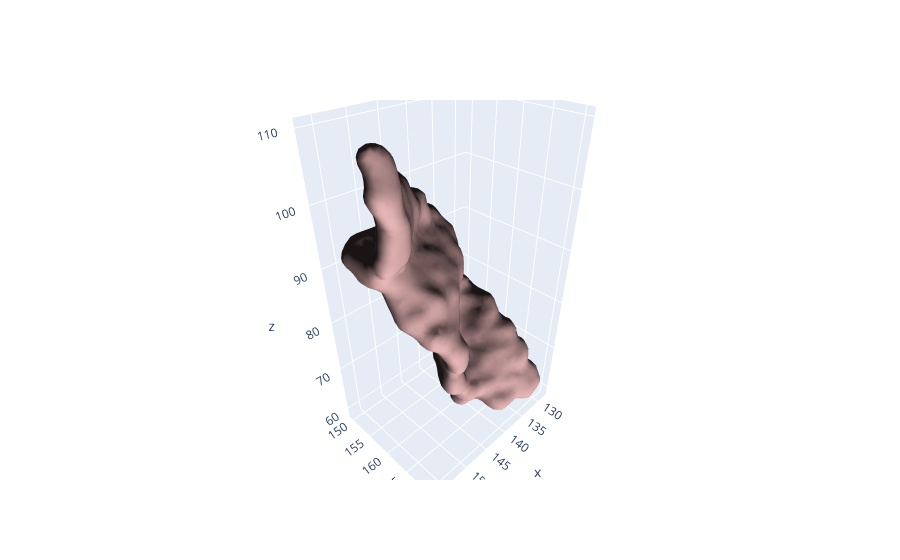

Source (notebook cell):
### Code cell
from soma import aims
import moving_averages as ma

temp_dir = tempfile.mkdtemp()
mask_filename = f"{temp_dir}/mask.nii.gz"
aims.write(vol_mask, mask_filename)
bucket_filename = f"{temp_dir}/mask.bck"
cmd = f"AimsFileConvert -c Bucket -t VOID -e 1 -i {mask_filename} -o {bucket_filename}"
os.system(cmd)

# Displays bucket file
bucket, bucket_raw, dxyz, rot, tr = ma.load_bucket(bucket_filename)
m = cld.bucket_to_mesh(bucket)
cld.draw(m)

### Figure 1 — Plotly figure (JSON) as saved in the notebook; plotly's stock layout.template omitted (floating-point values rounded to 4 significant figures; data arrays with more than 128 entries replaced by an {"elided": "..."} marker saying what was removed)
{"data": [{"color": "rgb(255,200,200)", "i": {"elided": "6206 int values"}, "j": {"elided": "6206 int values"}, "k": {"elided": "6206 int values"}, "lighting": {"ambient": 0.1}, "lightposition": {"x": 0, "y": 0, "z": 0}, "name": "trace 0", "opacity": 1, "type": "mesh3d", "x": {"elided": "3105 float values"}, "y": {"elided": "3105 float values"}, "z": {"elided": "3105 float values"}}], "layout": {"legend": {"itemsizing": "constant"}}}
